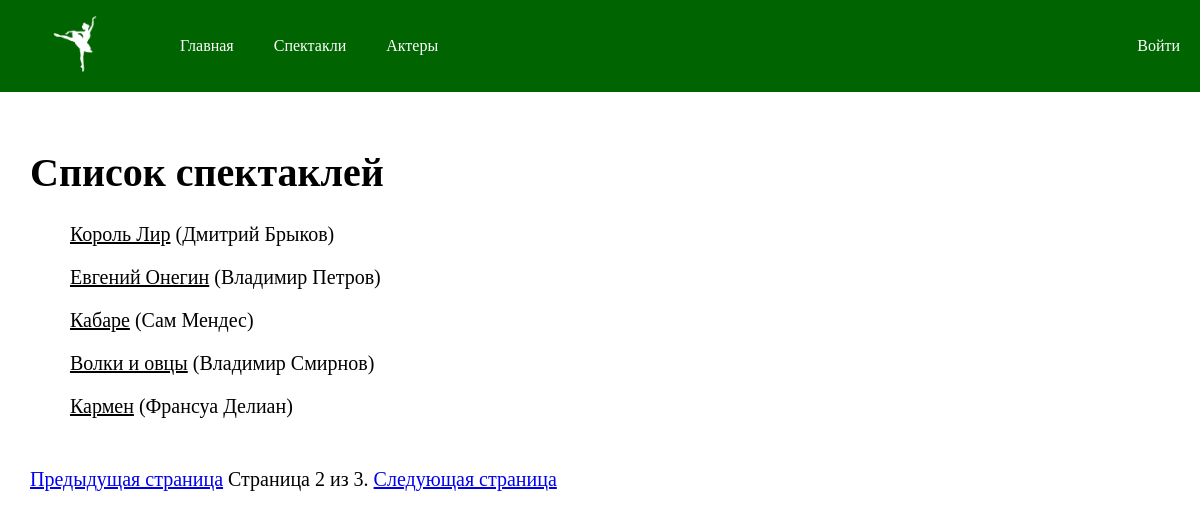
Page /catalog/plays/?page=2 on the committed database.
### catalog/models.py (models this page shows, shortened)
class Play(models.Model):
    name = models.CharField(max_length=200, help_text="Введите название спектакля", verbose_name="Название")
    genre = models.ManyToManyField(Genre, help_text="Выбери жанр", verbose_name="Жанр")
    director = models.CharField(max_length=200, help_text="Введите ФИ режиссера", verbose_name="Режиссер")
    datetime = models.DateTimeField(help_text="Введите дату и время", verbose_name="Дата и время")
    class Meta:
      verbose_name = "спектакль"
      verbose_name_plural = "Спектакли"
    def get_absolute_url(self):
        return reverse('play-detail', args=[str(self.id)])
    def display_genre(self):
        """
        Creates a string for the Genre. This is required to display genre in Admin.
        """
        return ', '.join([ genre.name for genre in self.genre.all()[:3] ])
    display_genre.short_description = 'Жанр'

### catalog/views.py (the view)
class PlayListView(generic.ListView):
    model = Play
    paginate_by = 5

### catalog/templates/catalog/play_list.html
{% extends "base.html" %}
{% block content %}
<div class="plays">
    <h1>Список спектаклей</h1>
    {% if play_list %}
    <ul class="plays__menu">
      {% for play in play_list %}
      <li>
        <a href="{{ play.get_absolute_url }}" class="plays__link">{{ play.name }}</a> ({{play.director}})
      </li>
      {% endfor %}
    </ul>
    {% else %}
      <p>Пока спектаклей не планируется :(</p>
    {% endif %}
</div>
{% endblock %}

### catalog/static/css/styles.css (style rules this page uses)
body { margin: 0; box-sizing: border-box; }
.plays { padding: 30px; font-size: 20px; }
.plays__menu { color: #000; list-style-type: none; display: flex; flex-direction: column; gap: 20px; }
.plays__link { color: #000; }

### rows in the picture
Play: name "Король Лир", director "Дмитрий Брыков"
Play: name "Евгений Онегин", director "Владимир Петров"
Play: name "Кабаре", director "Сам Мендес"
Play: name "Волки и овцы", director "Владимир Смирнов"
Play: name "Кармен", director "Франсуа Делиан"

### other values in the picture
{{ page_obj.number }} "2"
{{ page_obj.paginator.num_pages }} "3"
